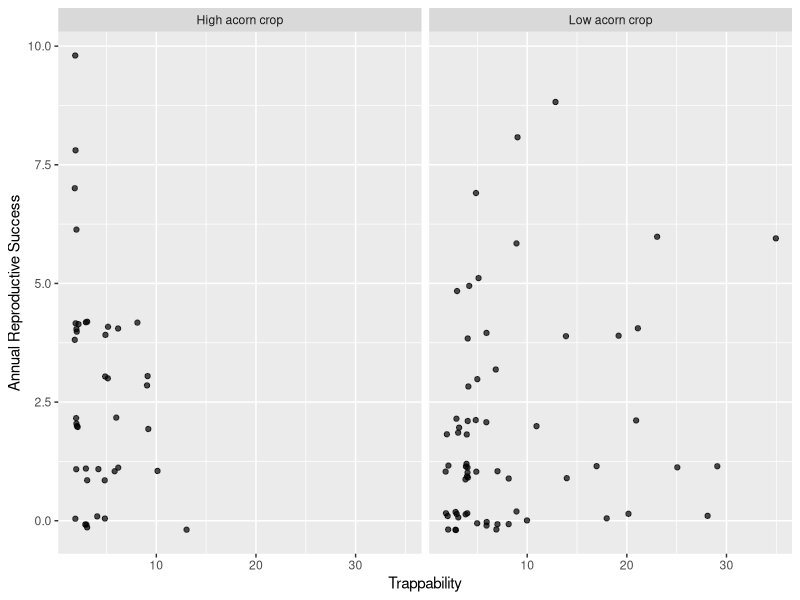
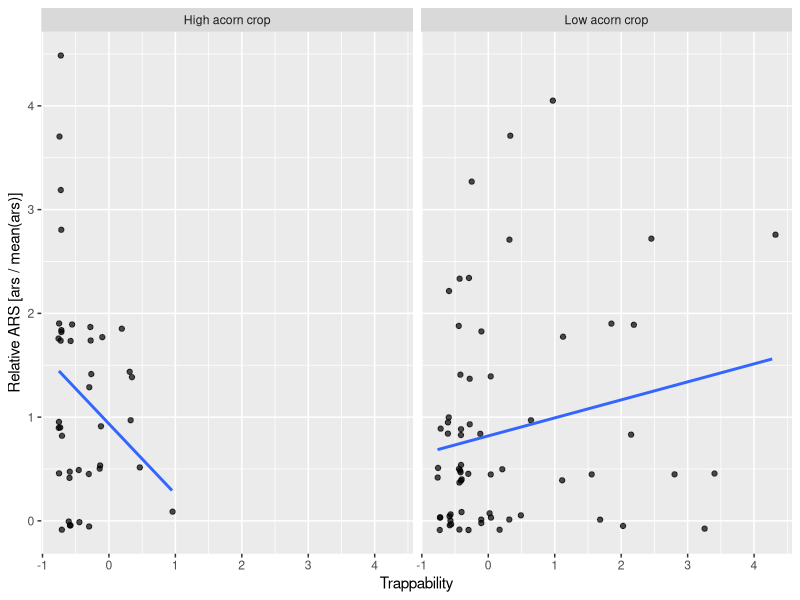
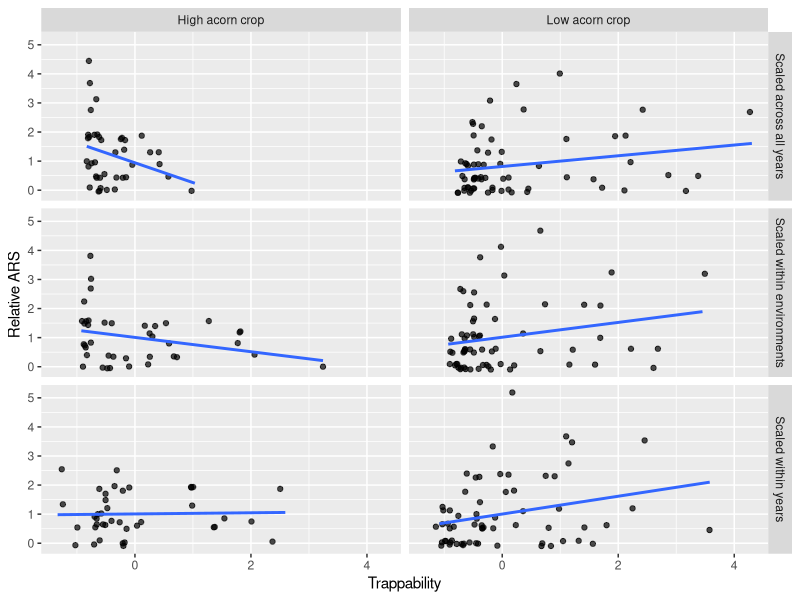
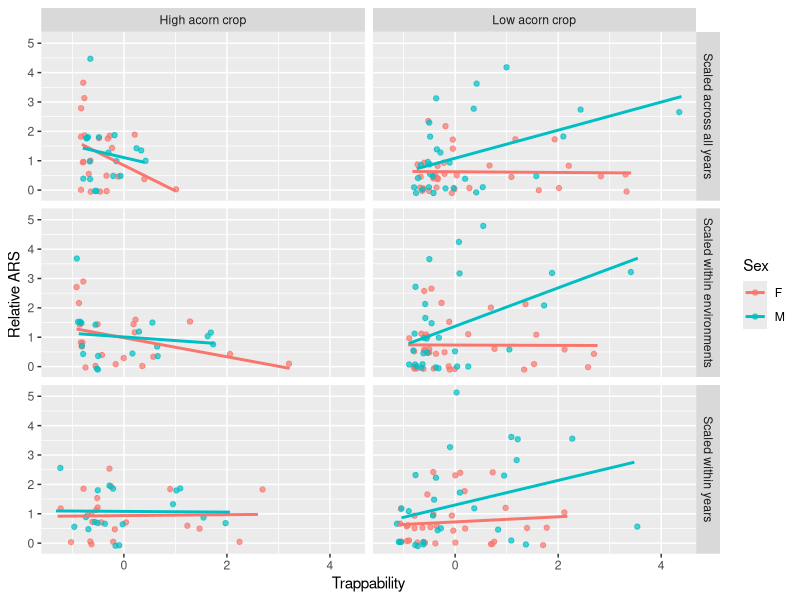
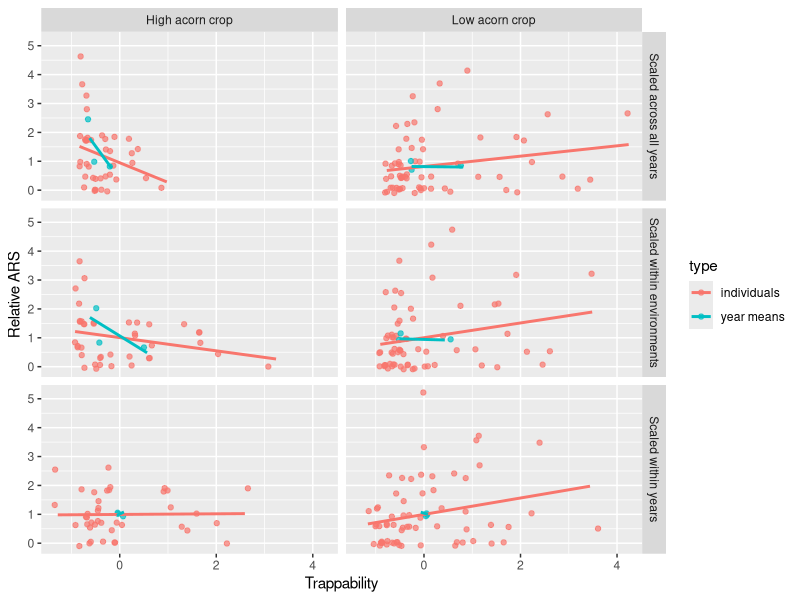

Source code (R) for these figures, in order:
## ---- chunk 1
library(dplyr)
library(data.table)
library(ggplot2)
library(foreach)
library(lme4)
library(knitr)

gg_color_hue <- function(n) {
  hues = seq(15, 375, length=n+1)
  hcl(h=hues, l=65, c=100)[1:n]
}


dat <- fread("data.csv")
dat$trapy <- dat$trap
dat$yr <- dat$year
dat$trait <- dat$trap
dat$env <- dat$dispo
dat$env2[dat$env == "good"] <- "High acorn crop"
dat$env2[dat$env == "bad"] <- "Low acorn crop"
## ---- chunk 2
ggplot(dat, aes(x = jitter(trait), y = jitter(ars))) + geom_point(alpha = 0.7) + facet_wrap( ~ env2, nrow = 1) + ylab("Annual Reproductive Success") + xlab("Trappability")
## ---- chunk 3
ggplot(dat, aes(x = jitter((trait - mean(trait))/sd(trait)), y = jitter(ars/mean(ars)))) + geom_point(alpha = 0.7) + facet_wrap( ~ env2, nrow = 1) + geom_smooth(method = 'lm', se = FALSE) + ylab("Relative ARS [ars / mean(ars)]") + xlab("Trappability")
## ---- chunk 4
# Scale across all data
dat[ , ars_s := ars/mean(ars)]
dat[ , trait_s := (trait - mean(trait))/sd(trait)]
# Scale within year
dat[ , ars_year := ars/mean(ars), by = "year"]
dat[ , trait_year := (trait - mean(trait))/sd(trait), by = "year"]
# Scale within env
dat[ , ars_env := ars/mean(ars), by = "env"]
dat[ , trait_env := (trait - mean(trait))/sd(trait), by = "env"]

# Stack the data
plot_data.1 <- bind_rows(dat %>% select(trait = trait_s, ars = ars_s, env2, Sex, hab, year) %>% mutate(scale = "Scaled across all years"), dat %>% select(trait = trait_year, ars = ars_year, env2, Sex, hab, year) %>% mutate(scale = "Scaled within years"), dat %>% select(trait = trait_env, ars = ars_env, env2, Sex, hab, year) %>% mutate(scale = "Scaled within environments"))

# Plot
ggplot(plot_data.1, aes(x = jitter(trait, amount = 0.1), y = jitter(ars, amount = 0.1))) + geom_point(alpha = 0.7) + facet_grid(scale ~ env2) + geom_smooth(method = 'lm', se = FALSE) + ylab("Relative ARS ") + xlab("Trappability")
## ---- chunk 5
# Plot with points colored by sex
ggplot(plot_data.1, aes(x = jitter(trait, amount = 0.1), y = jitter(ars, amount = 0.1)), color = Sex) + geom_point(alpha = 0.7, aes(color = Sex)) + facet_grid(scale ~ env2) + geom_smooth(method = 'lm', se = FALSE, aes(color = Sex)) + ylab("Relative ARS ") + xlab("Trappability")
## ---- chunk 6
m_data <- plot_data.1 %>% group_by(scale, env2, year) %>% summarize(ars = mean(ars), trait = mean(trait), n = n())

plot_data.2 <- bind_rows(plot_data.1 %>% select(scale, env2, ars, trait) %>% mutate(type = "individuals"), m_data %>% select(scale, env2, ars, trait) %>% mutate(type = "year means"))

ggplot(plot_data.2, aes(x = jitter(trait, amount = 0.1), y = jitter(ars, amount = 0.1), color = type, group = type)) + geom_point(alpha = 0.7) + facet_grid(scale ~ env2) + geom_smooth(method = 'lm', se = FALSE) + ylab("Relative ARS ") + xlab("Trappability")

## ---- chunk 7
lm1 <- lm(ars ~ -1 + trait:env, data = dat)
lm2 <- lm(ars_s ~ -1 + trait_s:env, data = dat)
lm3 <- lm(ars_env ~ -1 + trait_env:env, data = dat)
lm4 <- lm(ars_year ~ -1 + trait_year:env, data = dat)
lmer1 <- lmer(ars ~ -1 + trait:env + (1|year), data = dat)
lmer2 <- lmer(ars_s ~ -1 + trait_s:env + (1|year), data = dat)
lmer3 <- lmer(ars_env ~ -1 + trait_env:env + (1|year), data = dat)
lmer4 <- lmer(ars_year ~ -1 + trait_year:env + (1|year), data = dat)

model_results <- data.table(scaling = c("None", "All", "Env", "Year"), "lm" = c("lm1", "lm2", "lm3", "lm4"), "trait:good" = c(coef(lm1)[2], coef(lm2)[2], coef(lm3)[2], coef(lm4)[2]), "trait:bad" = c(coef(lm1)[1], coef(lm2)[1], coef(lm3)[1], coef(lm4)[1]), "lmer" = c("lmer1", "lmer2", "lmer3", "lmer4"), "trait:good" = c(coef(lmer1)$year[2,3], coef(lmer2)$year[2,3], coef(lmer3)$year[2,3], coef(lmer4)$year[2,3]), "trait:bad" = c(coef(lmer1)$year[2,2], coef(lmer2)$year[2,2], coef(lmer3)$year[2,2], coef(lmer4)$year[2,2]))

kable(model_results)
## ---- chunk 8
lm1.g <- lm(ars ~ trait, data = dat[env == "good"])
lm2.g <- lm(ars_s ~ trait_s, data = dat[env == "good"])
lm3.g <- lm(ars_env ~ trait_env, data = dat[env == "good"])
lm4.g <- lm(ars_year ~ trait_year, data = dat[env == "good"])

lm1.b <- lm(ars ~ trait, data = dat[env == "bad"])
lm2.b <- lm(ars_s ~ trait_s, data = dat[env == "bad"])
lm3.b <- lm(ars_env ~ trait_env, data = dat[env == "bad"])
lm4.b <- lm(ars_year ~ trait_year, data = dat[env == "bad"])

lmer1.g <- lmer(ars ~ trait + (1|year), data = dat[env == "good"])
lmer2.g <- lmer(ars_s ~ trait_s + (1|year), data = dat[env == "good"])
lmer3.g <- lmer(ars_env ~ trait_env + (1|year), data = dat[env == "good"])
lmer4.g <- lmer(ars_year ~ trait_year + (1|year), data = dat[env == "good"])

lmer1.b <- lmer(ars ~ trait + (1|year), data = dat[env == "bad"])
lmer2.b <- lmer(ars_s ~ trait_s + (1|year), data = dat[env == "bad"])
lmer3.b <- lmer(ars_env ~ trait_env + (1|year), data = dat[env == "bad"])
lmer4.b <- lmer(ars_year ~ trait_year + (1|year), data = dat[env == "bad"])

model_results2 <- data.table(
  scaling = c("None", "All", "Env", "Year"),
  lm = c("lm1", "lm2", "lm3", "lm4"),
  "env = good" = c(coef(lm1.g)[2], coef(lm2.g)[2], coef(lm3.g)[2], coef(lm4.g)[2]),
  "env = bad" = c(coef(lm1.b)[2], coef(lm2.b)[2], coef(lm3.b)[2], coef(lm4.b)[2]),
  lmer = c("lmer1", "lmer2", "lmer3", "lmer4"),
  "env = good" = c(coef(lmer1.g)$year[[2]][1], coef(lmer2.g)$year[[2]][1], coef(lmer3.g)$year[[2]][1], coef(lmer4.g)$year[[2]][1]),
  "env = bad" = c(coef(lmer1.b)$year[[2]][1], coef(lmer2.b)$year[[2]][1], coef(lmer3.b)$year[[2]][1], coef(lmer4.b)$year[[2]][1]))

kable(model_results, format = "pandoc", caption = "Models of ARS with trait:env as an interaction, no main effects, and supressed intercept (same table as above, replicated for easier reference)")

kable(model_results2, format = "pandoc", caption = "Models of ARS fit separately for each environment, with an intercept and trait as a predictor.")
